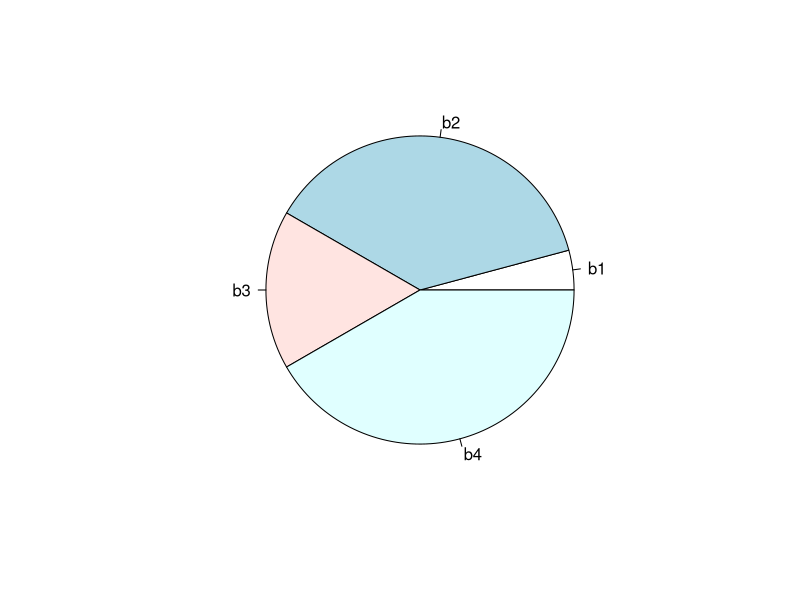
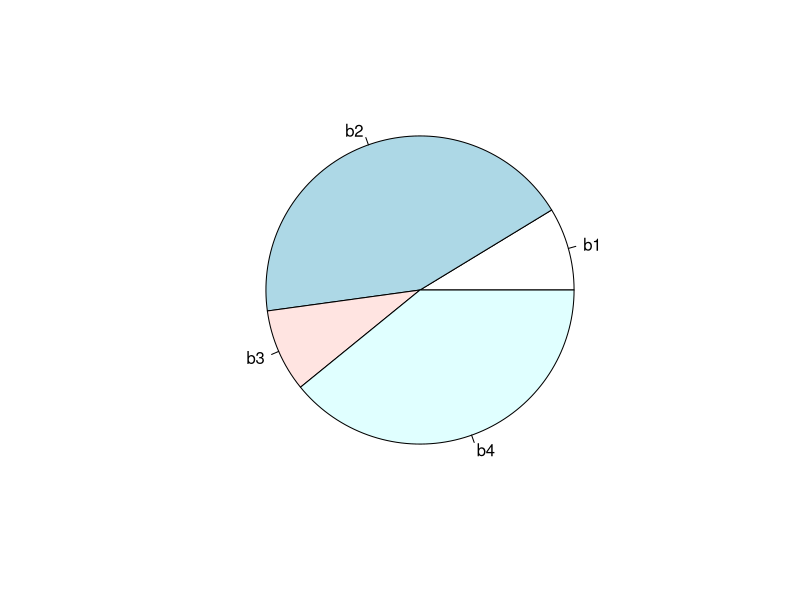
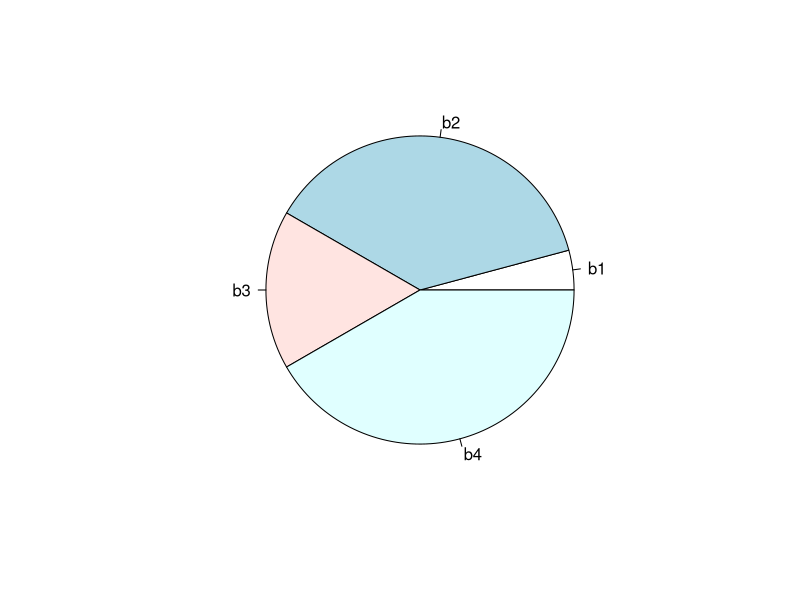
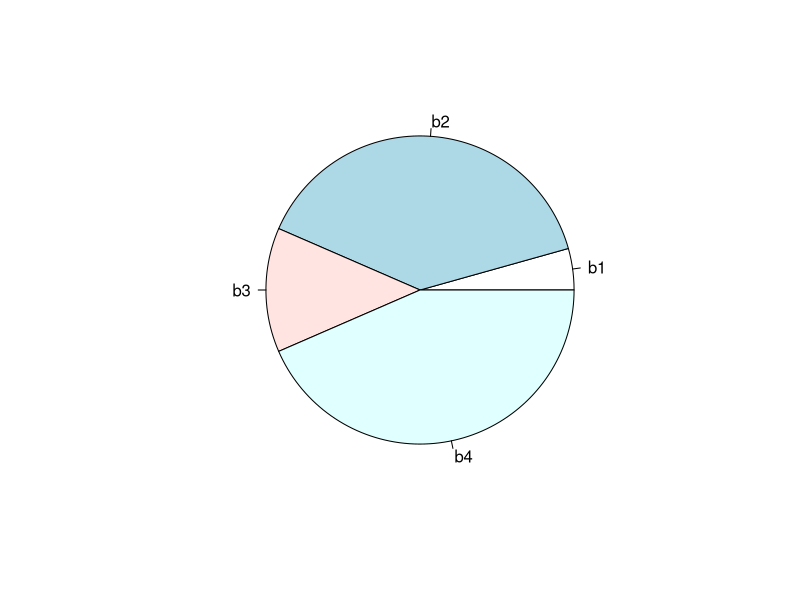
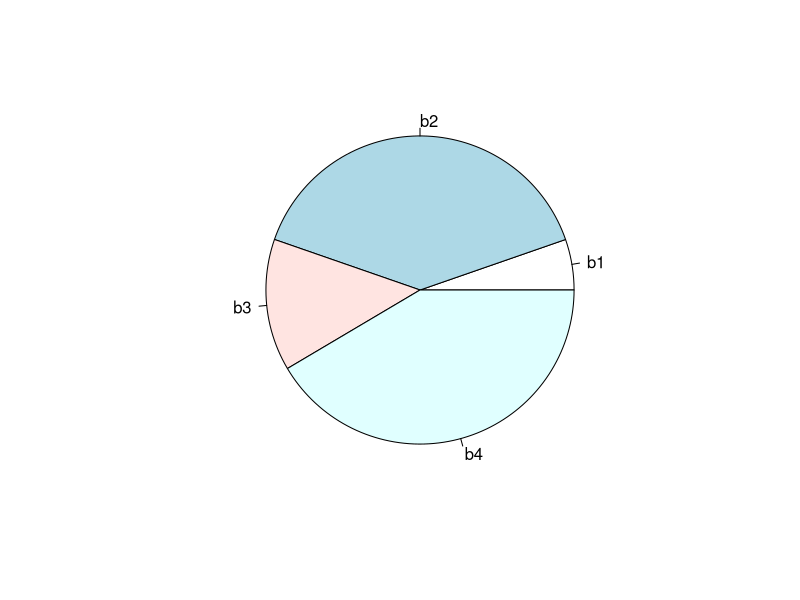

These figures' R source, in order:
b1<-c(1,2,1,1)
b2<-c(9,10,9,9)
b3<-c(4,2,4,3)
b4<-c(10,9,10,10)
id <-c(1:4)
df <- data.frame(id,b1,b2,b3,b4)

for(i in 1:nrow(df)){
  pie(c(df$b1[i],df$b2[i],df$b3[i],df$b4[i]), c("b1","b2","b3","b4"))
}
b1_avg = mean(df$b1)
b2_avg = mean(df$b2)
b3_avg = mean(df$b3)
b4_avg = mean(df$b4)
pie(c(b1_avg,b2_avg,b3_avg,b4_avg),c("b1","b2","b3","b4"))
